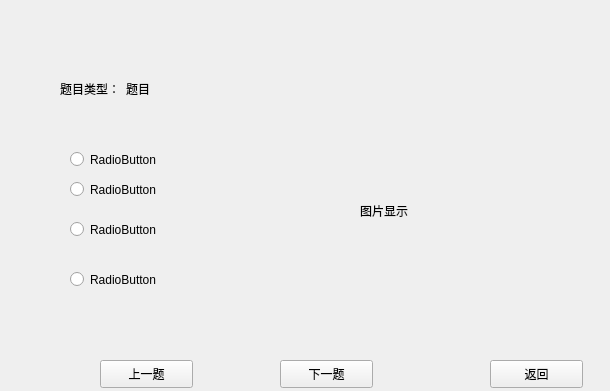
<?xml version="1.0" encoding="UTF-8"?>
<ui version="4.0">
 <class>hone_secel_text</class>
 <widget class="QWidget" name="hone_secel_text">
  <property name="geometry">
   <rect>
    <x>0</x>
    <y>0</y>
    <width>610</width>
    <height>391</height>
   </rect>
  </property>
  <property name="windowTitle">
   <string>Form</string>
  </property>
  <widget class="QStackedWidget" name="stackedWidget">
   <property name="geometry">
    <rect>
     <x>50</x>
     <y>50</y>
     <width>521</width>
     <height>291</height>
    </rect>
   </property>
   <property name="currentIndex">
    <number>1</number>
   </property>
   <widget class="QWidget" name="page">
    <widget class="QGroupBox" name="groupBox">
     <property name="geometry">
      <rect>
       <x>10</x>
       <y>10</y>
       <width>541</width>
       <height>241</height>
      </rect>
     </property>
     <property name="title">
      <string/>
     </property>
     <widget class="QRadioButton" name="radioButton">
      <property name="geometry">
       <rect>
        <x>20</x>
        <y>200</y>
        <width>115</width>
        <height>19</height>
       </rect>
      </property>
      <property name="text">
       <string>RadioButton</string>
      </property>
     </widget>
     <widget class="QRadioButton" name="radioButton_2">
      <property name="geometry">
       <rect>
        <x>20</x>
        <y>150</y>
        <width>115</width>
        <height>19</height>
       </rect>
      </property>
      <property name="text">
       <string>RadioButton</string>
      </property>
     </widget>
     <widget class="QRadioButton" name="radioButton_3">
      <property name="geometry">
       <rect>
        <x>20</x>
        <y>110</y>
        <width>115</width>
        <height>19</height>
       </rect>
      </property>
      <property name="text">
       <string>RadioButton</string>
      </property>
     </widget>
     <widget class="QRadioButton" name="radioButton_4">
      <property name="geometry">
       <rect>
        <x>20</x>
        <y>80</y>
        <width>115</width>
        <height>19</height>
       </rect>
      </property>
      <property name="text">
       <string>RadioButton</string>
      </property>
     </widget>
     <widget class="QLabel" name="label_3">
      <property name="geometry">
       <rect>
        <x>310</x>
        <y>40</y>
        <width>181</width>
        <height>201</height>
       </rect>
      </property>
      <property name="text">
       <string>图片显示</string>
      </property>
     </widget>
    </widget>
    <widget class="QWidget" name="">
     <property name="geometry">
      <rect>
       <x>10</x>
       <y>10</y>
       <width>114</width>
       <height>17</height>
      </rect>
     </property>
     <layout class="QHBoxLayout" name="horizontalLayout">
      <item>
       <widget class="QLabel" name="label">
        <property name="text">
         <string>题目类型：</string>
        </property>
       </widget>
      </item>
      <item>
       <widget class="QLabel" name="label_2">
        <property name="text">
         <string>题目</string>
        </property>
       </widget>
      </item>
     </layout>
    </widget>
   </widget>
   <widget class="QWidget" name="page_2">
    <widget class="QRadioButton" name="radioButton_5">
     <property name="geometry">
      <rect>
       <x>20</x>
       <y>220</y>
       <width>115</width>
       <height>19</height>
      </rect>
     </property>
     <property name="text">
      <string>RadioButton</string>
     </property>
    </widget>
    <widget class="QRadioButton" name="radioButton_6">
     <property name="geometry">
      <rect>
       <x>20</x>
       <y>130</y>
       <width>115</width>
       <height>19</height>
      </rect>
     </property>
     <property name="text">
      <string>RadioButton</string>
     </property>
    </widget>
    <widget class="QWidget" name="layoutWidget">
     <property name="geometry">
      <rect>
       <x>10</x>
       <y>30</y>
       <width>114</width>
       <height>17</height>
      </rect>
     </property>
     <layout class="QHBoxLayout" name="horizontalLayout_3">
      <item>
       <widget class="QLabel" name="label_6">
        <property name="text">
         <string>题目类型：</string>
        </property>
       </widget>
      </item>
      <item>
       <widget class="QLabel" name="label_7">
        <property name="text">
         <string>题目</string>
        </property>
       </widget>
      </item>
     </layout>
    </widget>
    <widget class="QRadioButton" name="radioButton_7">
     <property name="geometry">
      <rect>
       <x>20</x>
       <y>100</y>
       <width>115</width>
       <height>19</height>
      </rect>
     </property>
     <property name="text">
      <string>RadioButton</string>
     </property>
    </widget>
    <widget class="QLabel" name="label_8">
     <property name="geometry">
      <rect>
       <x>310</x>
       <y>60</y>
       <width>181</width>
       <height>201</height>
      </rect>
     </property>
     <property name="text">
      <string>图片显示</string>
     </property>
    </widget>
    <widget class="QRadioButton" name="radioButton_8">
     <property name="geometry">
      <rect>
       <x>20</x>
       <y>170</y>
       <width>115</width>
       <height>19</height>
      </rect>
     </property>
     <property name="text">
      <string>RadioButton</string>
     </property>
    </widget>
   </widget>
  </widget>
  <widget class="QPushButton" name="pushButton">
   <property name="geometry">
    <rect>
     <x>280</x>
     <y>360</y>
     <width>93</width>
     <height>28</height>
    </rect>
   </property>
   <property name="text">
    <string>下一题</string>
   </property>
  </widget>
  <widget class="QPushButton" name="pushButton_2">
   <property name="geometry">
    <rect>
     <x>100</x>
     <y>360</y>
     <width>93</width>
     <height>28</height>
    </rect>
   </property>
   <property name="text">
    <string>上一题</string>
   </property>
  </widget>
  <widget class="QPushButton" name="pushButton_3">
   <property name="geometry">
    <rect>
     <x>490</x>
     <y>360</y>
     <width>93</width>
     <height>28</height>
    </rect>
   </property>
   <property name="text">
    <string>返回</string>
   </property>
  </widget>
 </widget>
 <resources/>
 <connections/>
</ui>
